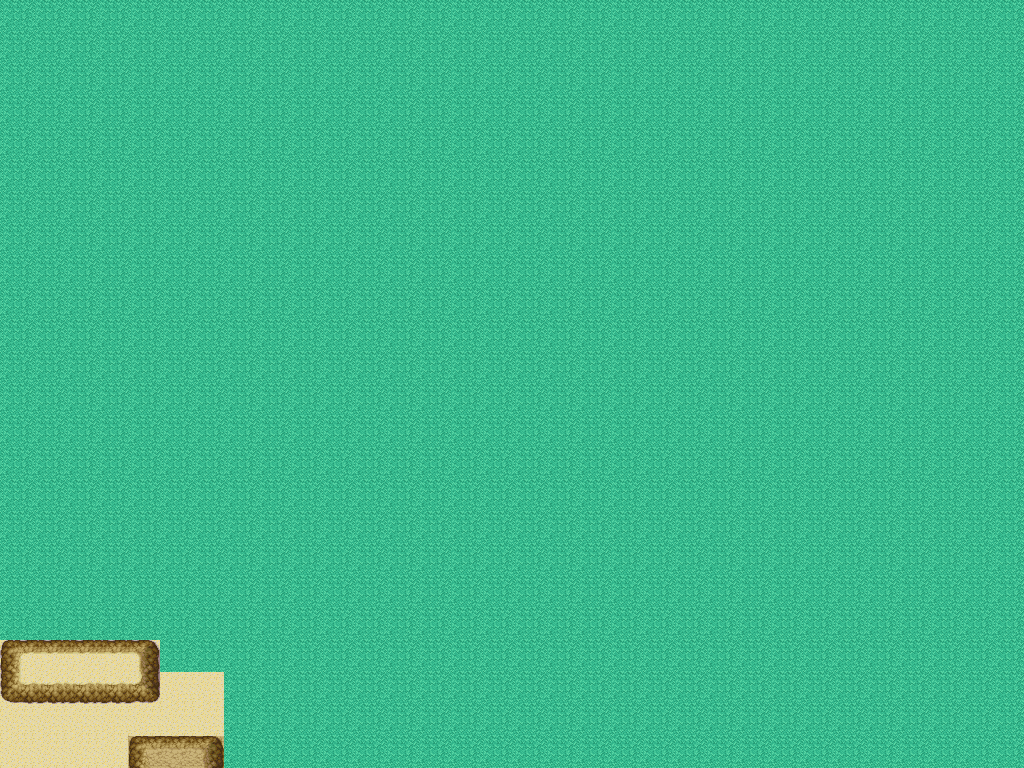

Rendered tile map (Tiled .tmx) drawn with the repository's tilesets; below, a short description and the map source with its tile grids summarised:
An orthogonal 32x24 tile map with 32x32 px tiles, 2 tile layers (backgrounds, collides), 3 tilesets.

<map version="1.0" orientation="orthogonal" renderorder="right-down" width="32" height="24" tilewidth="32" tileheight="32" nextobjectid="1">
 <tileset firstgid="1" name="Dungeon_Ice_TileA5" tilewidth="32" tileheight="32">
  <image source="../packed/Dungeon_Ice_TileA5.png" width="256" height="512" />
 </tileset>
 <tileset firstgid="129" name="Exterior_Forest_TileA5" tilewidth="32" tileheight="32">
  <image source="../packed/Exterior_Forest_TileA5.png" width="256" height="512" />
 </tileset>
 <tileset firstgid="257" name="Interior_Home_TileA5" tilewidth="32" tileheight="32">
  <image source="../packed/Interior_Home_TileA5.png" width="256" height="512" />
 </tileset>
 <layer name="backgrounds" width="32" height="24">
  <data>[768 cells, 768 non-empty, 2 distinct tile ids]</data>
 </layer>
 <layer name="collides" width="32" height="24">
  <data>[768 cells, 13 non-empty, 9 distinct tile ids]</data>
 </layer>
</map>
